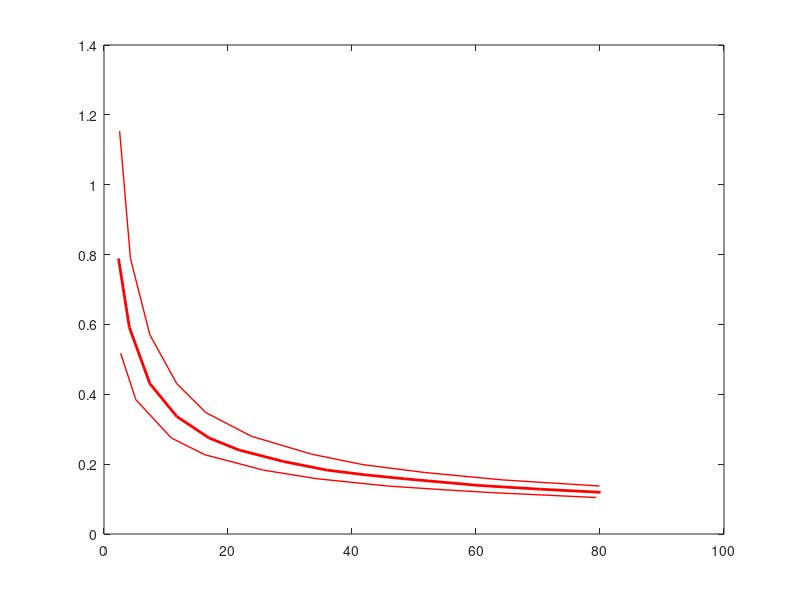

This figure's MATLAB source:
%
%
% from their PRD 2009 

% NR mean
Z.S1_mu = 1.8*[1.30 2.27 4.11 6.52 9.42 12.1 16.1 20.0 23.4 26.9 33.6 39.1 44.5];
Z.yy = -[0.103 0.228 0.366 0.473 0.561 0.619 0.683 0.738 0.771 0.801 0.857 0.892 0.923];

% +1 sigma
Z.S1_psig = 1.8*[1.40 2.37 4.11 6.52 9.13 13.2 18.6 23.2 28.7 35.7 44.4];
Z.yy_psig = -[-0.062 0.103 0.244 0.366 0.459 0.553 0.641 0.702 0.754 0.810 0.862];

% -1 sigma
Z.S1_msig = 1.8*[1.49 2.85 6.04 9.03 14.3 19.1 25.4 30.1 34.7 44.1];
Z.yy_msig = -[0.286 0.415 0.561 0.644 0.738 0.801 0.862 0.895 0.926 0.981];

plot(Z.S1_mu,10.^Z.yy,'r-','lineWidth',2);
hold on;
plot(Z.S1_psig,10.^Z.yy_psig,'r-','lineWidth',1);
plot(Z.S1_msig,10.^Z.yy_msig,'r-','lineWidth',1);


